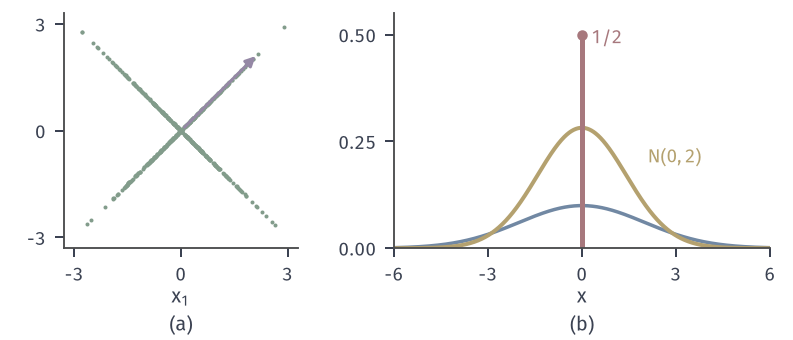

Generate this figure with Python:
from pathlib import Path
import sys
HERE = Path(__file__).resolve().parent
sys.path.insert(0, str(HERE.parent/"weak-common"))
from weak_fig import *
# X=(Z,SZ), S=+-1 w.p. 1/2 independent of Z. (a) 600 samples, seed 11. (b) law of Z+SZ: atom 1/2 at 0
# plus (1/2) N(0,4) density; compare N(0,2) density.
rng = np.random.default_rng(11); Z = rng.standard_normal(600); S = rng.choice([-1, 1], 600)
fig, axes = figure(width_mm=112, height_mm=48, ncols=2, gridspec_kw={'width_ratios': [1, 1.5]})
panel(fig, left=.07, wspace=.28, bottom=.27)
ax = axes[0]; ax.plot(Z, S*Z, 'o', ms=1.6, color=GREEN, mew=0)
ax.annotate('', xy=(2.2, 2.2), xytext=(0, 0), arrowprops=dict(arrowstyle='-|>', color=PURPLE, lw=1.2, mutation_scale=8))
ax.set_xlim(-3.3, 3.3); ax.set_ylim(-3.3, 3.3); ax.set_aspect('equal'); ax.set_xticks([-3, 0, 3]); ax.set_yticks([-3, 0, 3])
axlab(ax, r'$x_1$')
ax = axes[1]; x = np.linspace(-6, 6, 1200)
ax.plot(x, .5*npdf(x, 2), color=BLUE, lw=1.4); ax.plot(x, npdf(x, np.sqrt(2)), color=YELLOW, lw=1.6)
ax.plot([0, 0], [0, .5], color=RED, lw=2.0); dot(ax, 0, .5, RED)
lab(ax, .3, .48, r'$1/2$', RED); lab(ax, 2.1, .2, r'$\mathcal{N}(0,2)$', YELLOW)
ax.set_xlim(-6, 6); ax.set_ylim(0, .55); ax.set_xticks([-6, -3, 0, 3, 6]); ax.set_yticks([0, .25, .5])
axlab(ax, r'$x$')
tags(fig, axes)
save(fig, HERE, 'figure', {'seed': 11, 'n': 600, 'atom_at_0': 0.5, 'cov': 0.0})
